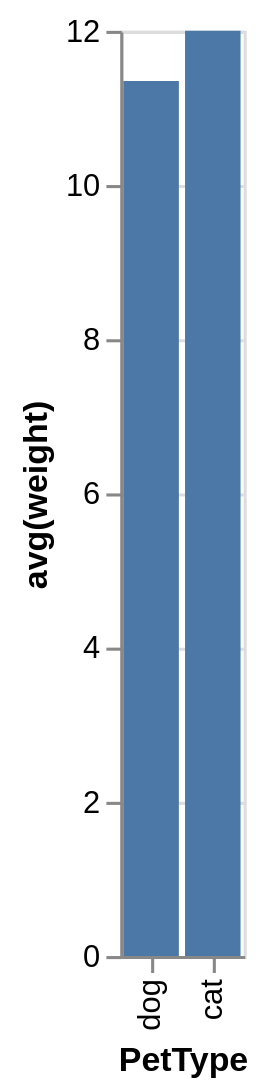

Source (Vega-Lite JSON):
### Vega-Lite specification from a JSON file in a GitHub repository (floating-point values rounded to 4 significant figures)
{"data": {"values": [{"x_data": "dog", "y_data": 11.35}, {"x_data": "cat", "y_data": 12}]}, "mark": "bar", "encoding": {"x": {"field": "x_data", "type": "nominal", "title": "PetType", "sort": {"op": "sum", "field": "y_data", "order": "ascending"}}, "y": {"field": "y_data", "type": "quantitative", "title": "avg(weight)"}}}
